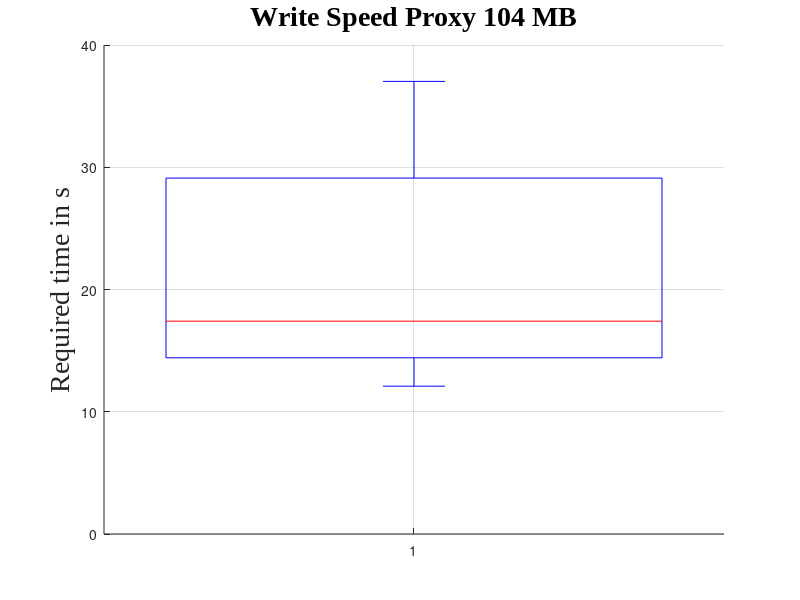

The MATLAB source for this figure:
function plotboottimes()
   
    % data setup 
    N = [12.093, 14.414, 32.121, 17.409, 21.173, 29.116, 37.023, 17.135, 12.703];
    VFAT = [4.962, 5.748, 5.777, 5.729, 5.413, 5.743, 5.081, 5.475, 5.436, 5.678];
    % plot
    clf;
    hold on;
	grid on;
	axis([0.5,1.5,0,40]);	
	boxplot(N);
	
	tic('x');
	title('Write Speed Proxy 104 MB', 'fontname', 'times new roman', 'fontsize', 20);
	ylabel("Required time in s",'fontname', 'times new roman', 'fontsize', 20);
	print(['writespeed.png'],'-dpng','-color');
    hold off;

endfunction

